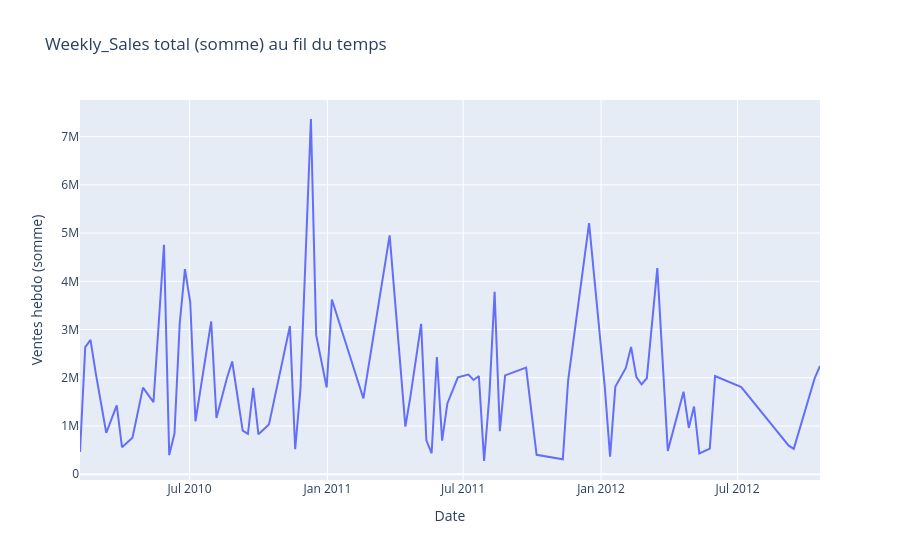

Notebook code for this chart:
### Markdown cell above
- La série montre une forte variabilité avec des pics récurrents suggérant un effet saisonnier/événementiel (périodes de fêtes, promotions)
- Il existe  des pointes marquées autour de la fin d’année à relier avec un impact potentiel de la variable de Holiday_Flag et/ou de la saison (Month, WeekOfYear)

### Code cell
ts = (
    df.dropna(subset=["Date", "Weekly_Sales"])
      .groupby("Date", as_index=False)["Weekly_Sales"].sum()
      .sort_values("Date")
)

fig = px.line(
    ts,
    x="Date",
    y="Weekly_Sales",
    title="Weekly_Sales total (somme) au fil du temps",
    labels={"Weekly_Sales": "Ventes hebdo (somme)"},
)
fig.show()
